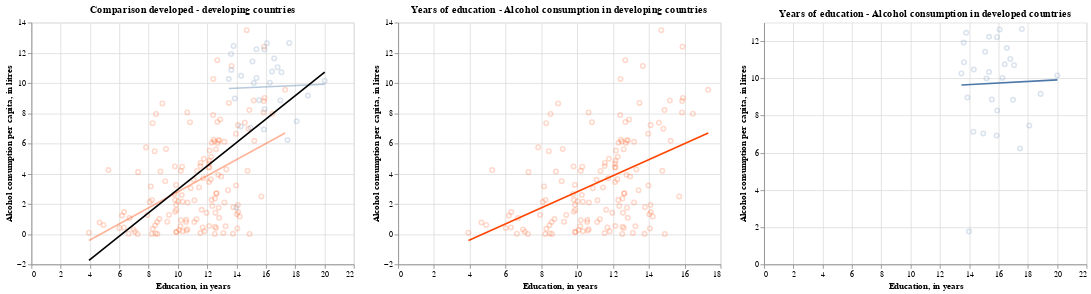

Source (notebook cell):
### Code cell
comparisonc = alt.layer(
    devingmeansc,
    devingmeansc.transform_regression('Schooling', 'Alcohol').mark_line(color = "orangered", opacity = 0.4),
    devedmeansc,
    devedmeansc.transform_regression('Schooling', 'Alcohol').mark_line(opacity = 0.4),
    devmeansc.transform_regression('Schooling', 'Alcohol').mark_line(color = "black")).interactive().properties(
        title = "Comparison developed - developing countries"
    )

comparisonc | devingc | devedc

### Figure 1 — Vega-Lite specification as saved in the notebook (floating-point values rounded to 4 significant figures; data arrays with more than 128 entries replaced by an {"elided": "..."} marker saying what was removed)
{"config": {"view": {"continuousWidth": 400, "continuousHeight": 300}}, "hconcat": [{"layer": [{"data": {"name": "data-7122bf9f3183599d4b1b11c8438ad80b"}, "mark": {"type": "point", "color": "orangered", "opacity": 0.2}, "encoding": {"x": {"field": "Schooling", "title": "Education, in years", "type": "quantitative"}, "y": {"field": "Alcohol", "title": "Alcohol consumption per capita, in litres", "type": "quantitative"}}, "selection": {"selector003": {"type": "interval", "bind": "scales", "encodings": ["x", "y"]}}, "title": "Years of education - Alcohol consumption in developing countries"}, {"data": {"name": "data-7122bf9f3183599d4b1b11c8438ad80b"}, "mark": {"type": "line", "color": "orangered", "opacity": 0.4}, "encoding": {"x": {"field": "Schooling", "title": "Education, in years", "type": "quantitative"}, "y": {"field": "Alcohol", "title": "Alcohol consumption per capita, in litres", "type": "quantitative"}}, "title": "Years of education - Alcohol consumption in developing countries", "transform": [{"on": "Schooling", "regression": "Alcohol"}]}, {"data": {"name": "data-87ccef5c3a86b64ab8c2a76114fbeb82"}, "mark": {"type": "point", "opacity": 0.2}, "encoding": {"x": {"field": "Schooling", "title": "Education, in years", "type": "quantitative"}, "y": {"field": "Alcohol", "title": "Alcohol consumption per capita, in litres", "type": "quantitative"}}, "title": "Years of education - Alcohol consumption in developed countries"}, {"data": {"name": "data-87ccef5c3a86b64ab8c2a76114fbeb82"}, "mark": {"type": "line", "opacity": 0.4}, "encoding": {"x": {"field": "Schooling", "title": "Education, in years", "type": "quantitative"}, "y": {"field": "Alcohol", "title": "Alcohol consumption per capita, in litres", "type": "quantitative"}}, "title": "Years of education - Alcohol consumption in developed countries", "transform": [{"on": "Schooling", "regression": "Alcohol"}]}, {"data": {"name": "data-8e37a015331e29d39ed7896f99f3d3a1"}, "mark": {"type": "line", "color": "black"}, "encoding": {"x": {"field": "Schooling", "title": "Education, in years", "type": "quantitative"}, "y": {"field": "Alcohol", "title": "Alcohol consumption per capita, in litres", "type": "quantitative"}}, "title": "Years of education - Alcohol consumption in developed countries", "transform": [{"on": "Schooling", "regression": "Alcohol"}]}], "title": "Comparison developed - developing countries"}, {"layer": [{"mark": {"type": "point", "color": "orangered", "opacity": 0.2}, "encoding": {"x": {"field": "Schooling", "title": "Education, in years", "type": "quantitative"}, "y": {"field": "Alcohol", "title": "Alcohol consumption per capita, in litres", "type": "quantitative"}}, "selection": {"selector001": {"type": "interval", "bind": "scales", "encodings": ["x", "y"]}}, "title": "Years of education - Alcohol consumption in developing countries"}, {"mark": {"type": "line", "color": "orangered"}, "encoding": {"x": {"field": "Schooling", "title": "Education, in years", "type": "quantitative"}, "y": {"field": "Alcohol", "title": "Alcohol consumption per capita, in litres", "type": "quantitative"}}, "title": "Years of education - Alcohol consumption in developing countries", "transform": [{"on": "Schooling", "regression": "Alcohol"}]}], "data": {"name": "data-7122bf9f3183599d4b1b11c8438ad80b"}}, {"layer": [{"mark": {"type": "point", "opacity": 0.2}, "encoding": {"x": {"field": "Schooling", "title": "Education, in years", "type": "quantitative"}, "y": {"field": "Alcohol", "title": "Alcohol consumption per capita, in litres", "type": "quantitative"}}, "selection": {"selector002": {"type": "interval", "bind": "scales", "encodings": ["x", "y"]}}, "title": "Years of education - Alcohol consumption in developed countries"}, {"mark": "line", "encoding": {"x": {"field": "Schooling", "title": "Education, in years", "type": "quantitative"}, "y": {"field": "Alcohol", "title": "Alcohol consumption per capita, in litres", "type": "quantitative"}}, "title": "Years of education - Alcohol consumption in developed countries", "transform": [{"on": "Schooling", "regression": "Alcohol"}]}], "data": {"name": "data-87ccef5c3a86b64ab8c2a76114fbeb82"}}], "$schema": "https://vega.github.io/schema/vega-lite/v4.17.0.json", "datasets": {"data-7122bf9f3183599d4b1b11c8438ad80b": {"elided": "143 records"}, "data-87ccef5c3a86b64ab8c2a76114fbeb82": [{"Year": 2007.0, "Alcohol": 10.16, "Schooling": 20.01}, {"Year": 2007.0, "Alcohol": 12.24, "Schooling": 15.35}, {"Year": 2007.0, "Alcohol": 11.04, "Schooling": 16.8}, {"Year": 2007.0, "Alcohol": 10.87, "Schooling": 13.64}, {"Year": 2007.0, "Alcohol": 12.45, "Schooling": 13.79}, {"Year": 2007.0, "Alcohol": 10.26, "Schooling": 13.47}, {"Year": 2007.0, "Alcohol": 10.71, "Schooling": 17.06}, {"Year": 2007.0, "Alcohol": 11.63, "Schooling": 16.57}, {"Year": 2007.0, "Alcohol": 11.43, "Schooling": 15.09}, {"Year": 2007.0, "Alcohol": 7.466, "Schooling": 18.1}, {"Year": 2007.0, "Alcohol": 12.65, "Schooling": 17.59}, {"Year": 2007.0, "Alcohol": 8.267, "Schooling": 15.91}, {"Year": 2007.0, "Alcohol": 7.041, "Schooling": 14.95}, {"Year": 2007.0, "Alcohol": 8.864, "Schooling": 15.54}, {"Year": 2007.0, "Alcohol": 12.63, "Schooling": 16.07}, {"Year": 2007.0, "Alcohol": 11.92, "Schooling": 13.62}, {"Year": 2007.0, "Alcohol": 7.13, "Schooling": 14.29}, {"Year": 2007.0, "Alcohol": 8.847, "Schooling": 16.99}, {"Year": 2008.0, "Alcohol": 9.166, "Schooling": 18.87}, {"Year": 2008.0, "Alcohol": 6.234, "Schooling": 17.47}, {"Year": 2007.0, "Alcohol": 9.999, "Schooling": 15.17}, {"Year": 2007.0, "Alcohol": 12.21, "Schooling": 15.89}, {"Year": 2007.0, "Alcohol": 8.969, "Schooling": 13.87}, {"Year": 2008.0, "Alcohol": 1.762, "Schooling": 13.98}, {"Year": 2007.0, "Alcohol": 10.47, "Schooling": 14.31}, {"Year": 2007.0, "Alcohol": 10.75, "Schooling": 16.42}, {"Year": 2007.0, "Alcohol": 10.02, "Schooling": 16.27}, {"Year": 2007.0, "Alcohol": 6.927, "Schooling": 15.87}, {"Year": 2007.0, "Alcohol": 10.34, "Schooling": 15.35}], "data-8e37a015331e29d39ed7896f99f3d3a1": {"elided": "172 records"}}}
